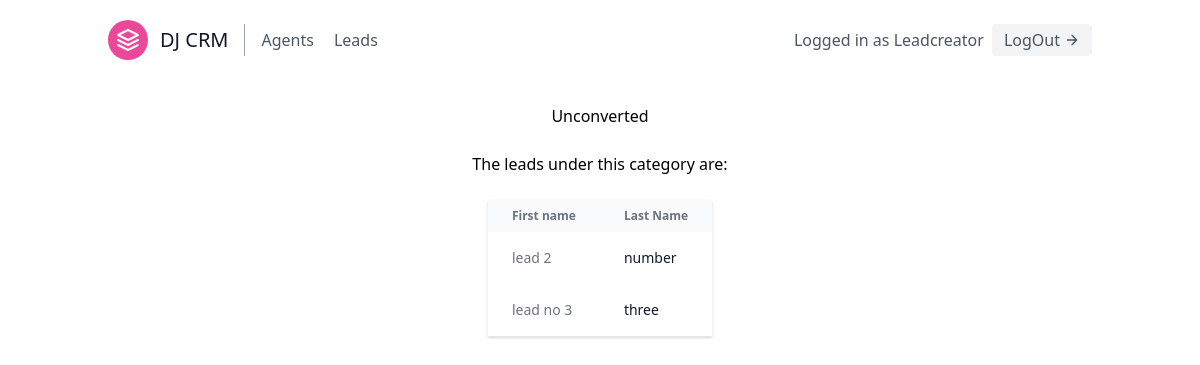
The app's page /leads/3/categories_details/ (signed in) with its own data.
### leads/models.py (models this page shows, shortened)
class User(AbstractUser):
    is_organizer = models.BooleanField(default = True)
    is_agent = models.BooleanField(default = False)

class Category(models.Model):  #new, contacted, converted, unconverted(types of category)
    name = models.CharField(max_length=30)
    organization = models.ForeignKey(UserProfile, on_delete=models.CASCADE)

class Lead(models.Model):
    first_name = models.CharField(max_length = 20)
    last_name = models.CharField(max_length=20)
    age = models.IntegerField(default= 0)
    organization = models.ForeignKey(UserProfile, null = True, on_delete = models.CASCADE)
    agent = models.ForeignKey("Agent", blank = True, null= True, on_delete=models.SET_NULL)
    category = models.ForeignKey("Category", related_name = "leads", blank = True, null= True,on_delete=models.SET_NULL)

### leads/views.py (the view)
# urls.py: path('<int:pk>/categories_details/',CategoryDetailView.as_view(), name= "category-detail"),
class CategoryDetailView(LoginRequiredMixin, generic.DetailView):
    template_name = "leads/category_details.html"
    context_object_name = "category"
    def get_queryset(self):
        user = self.request.user
        if user.is_organizer:
            queryset = Category.objects.filter(organization = user.userprofile)
        else:
            queryset = Category.objects.filter(organization =user.agent.organization)
        return queryset

### leads/templates/leads/category_details.html
{% extends 'base.html' %}
{% block content %}
<br />
<div class="container flex justify-center mx-auto">
    <h1>{{category.name}}</h1>
</div>
<br />
<div class="container flex justify-center mx-auto">
    <h2>The leads under this category are:  </h2>
</div>
<br />
<div class="container flex justify-center mx-auto">
    <div class="flex flex-col">
        <div class="w-full">
            <div class="border-b border-gray-200 shadow">
                <table>
                    <thead class="bg-gray-50">
                        <tr>
                            <th class="px-6 py-2 text-xs text-gray-500">
                                First name
                            </th>
                            <th class="px-6 py-2 text-xs text-gray-500">
                                Last Name
                            </th>
                        </tr>
                    </thead>
                    <tbody class="bg-white">
                        {% for lead in  category.leads.all %}
                        <tr class="whitespace-nowrap">
                            <td class="px-6 py-4 text-sm text-gray-500">
                                <a class ="hover:text-red-700" href = {% url 'leads:lead-detail' lead.pk %}>
                                {{lead.first_name}}
                            </a></td>
                            <td class="px-6 py-4">
                                <div class="text-sm text-gray-900">
                                {{lead.last_name}}
                                </div>
                            </td>
                        </tr>
                        {% endfor %}
                    </tbody>
                </table>
            </div>
        </div>
    </div>
</div>
{% endblock content %}

### templates/navbar.html (shortened to what this page needs)
<header class="text-gray-600 body-font">
  <div class="container mx-auto flex flex-wrap p-5 flex-col md:flex-row items-center">
    <a class="flex title-font font-medium items-center text-gray-900 mb-4 md:mb-0">
      <svg xmlns="http://www.w3.org/2000/svg" fill="none" stroke="currentColor" stroke-linecap="round" stroke-linejoin="round" stroke-width="2" class="w-10 h-10 text-white p-2 bg-pink-500 rounded-full" viewBox="0 0 24 24">
        <path d="M12 2L2 7l10 5 10-5-10-5zM2 17l10 5 10-5M2 12l10 5 10-5"></path>
      </svg>
      <span class="ml-3 text-xl">DJ CRM</span>
    </a>
    {% if not request.user.is_authenticated %}
    <a href = "{% url 'signup' %}" class = "inline-flex items-center bg-gray-100 border-0 py-1 px-3 focus:outline-none hover:bg-gray-200 rounded text-base mt-4 md:mt-0">SignUp Here</a>
    {% else %}
    <nav class="md:mr-auto md:ml-4 md:py-1 md:pl-4 md:border-l md:border-gray-400	flex flex-wrap items-center text-base justify-center">
    {% if request.user.is_organizer %}
     <a  href = "{% url 'agents:agent-list' %}" class="mr-5 hover:text-gray-900">Agents</a>
    {% endif %}
        <a  href = "{% url 'leads:lead-list' %}" class="mr-5 hover:text-gray-900">Leads</a>
    </nav>
    {% endif %}
    {% if request.user.is_authenticated %}
     Logged in as {{request.user.username}}
    <a href = "{% url 'logout' %}" class="ml-2 inline-flex items-center bg-gray-100 border-0 py-1 px-3 focus:outline-none hover:bg-gray-200 rounded text-base mt-4 md:mt-0">LogOut
      <svg fill="none" stroke="currentColor" stroke-linecap="round" stroke-linejoin="round" stroke-width="2" class="w-4 h-4 ml-1" viewBox="0 0 24 24">
        <path d="M5 12h14M12 5l7 7-7 7"></path>
      </svg>
    </a>
    {% endif %}
  </div>
</header>

### records on screen
User: user.username "Leadcreator"
Category: name "Unconverted"
Lead: first_name "lead 2", last_name "number"
Lead: first_name "lead no 3", last_name "three"
